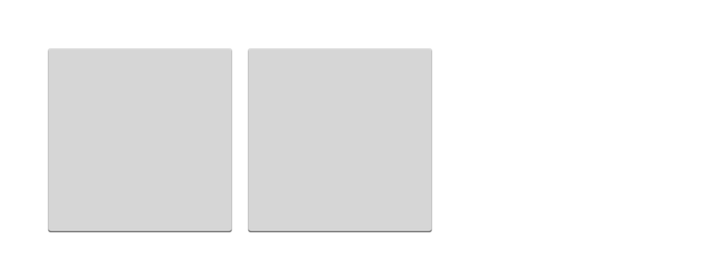
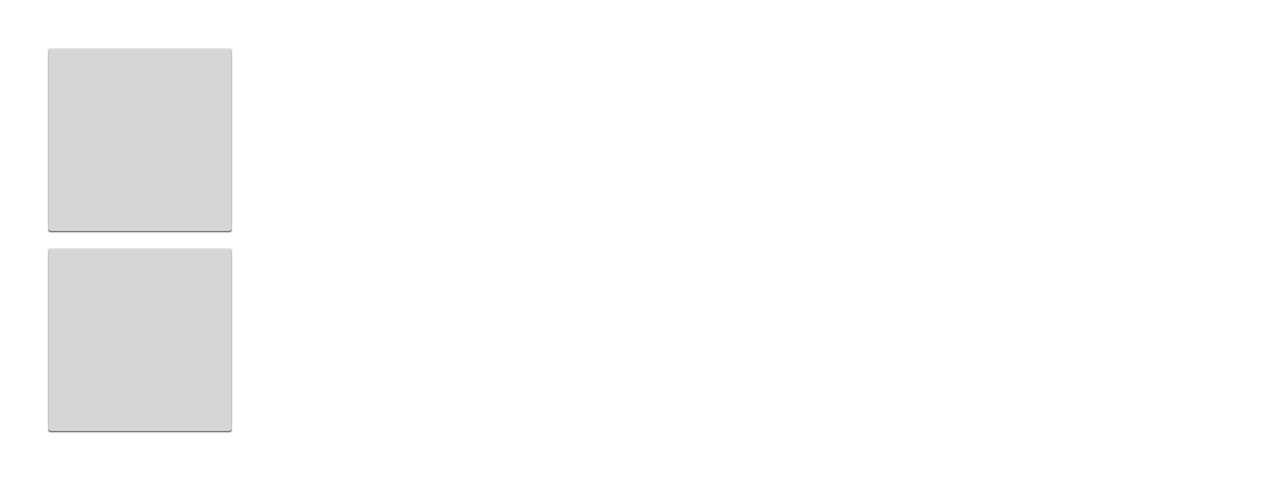

One screen, two layout resources from the same app: the default and the repository's alternative for another configuration. Each is rendered where Android would select it; the XML of both is given below.
<!-- AndroidManifest.xml: application theme AppTheme -->
<!-- res/layout/fragment_control.xml -->
<?xml version="1.0" encoding="utf-8"?>
<LinearLayout
    xmlns:android="http://schemas.android.com/apk/res/android"
    xmlns:tools="http://schemas.android.com/tools"
    android:layout_width="wrap_content"
    android:layout_height="wrap_content"
    android:orientation="horizontal"
    android:padding="@dimen/control_padding"
    tools:context=".GameActivity">
    <ImageButton
        android:id="@+id/button_restart"
        android:layout_width="100dp"
        android:layout_height="100dp"
        android:elevation="@dimen/elevation_low"
        android:src="@drawable/restart"
        android:text="@string/restart_label"
        android:layout_weight="1"
        android:textSize="@dimen/abc_text_size_headline_material"
        android:scaleType="fitCenter"
        android:adjustViewBounds="true" />
    <ImageButton
        android:id="@+id/button_main"
        android:layout_width="100dp"
        android:layout_height="100dp"
        android:elevation="@dimen/elevation_low"
        android:src="@drawable/home"
        android:text="@string/main_menu_label"
        android:layout_weight="1"
        android:textSize="@dimen/abc_text_size_headline_material"
        android:scaleType="fitCenter"
        android:adjustViewBounds="true" />
</LinearLayout>
<!-- resources referenced by this layout -->
<resources>
  <dimen name="control_padding">20dp</dimen>
  <dimen name="elevation_low">4dp</dimen>
  <string name="main_menu_label">Main Menu</string>
  <string name="restart_label">Restart</string>
  <style name="AppTheme" parent="android:Theme.Holo.Light.NoActionBar.Fullscreen">
          
      </style>
</resources>
<!-- res/layout-land/fragment_control.xml (the repository's variant of the layout above) -->
<!-- drawn on the phone turned sideways -->
<?xml version="1.0" encoding="utf-8"?>
<LinearLayout
    xmlns:android="http://schemas.android.com/apk/res/android"
    xmlns:tools="http://schemas.android.com/tools"
    android:layout_width="wrap_content"
    android:layout_height="wrap_content"
    android:orientation="vertical"
    android:padding="@dimen/control_padding"
    tools:context=".GameActivity">
    <ImageButton
        android:id="@+id/button_restart"
        android:layout_width="100dp"
        android:layout_height="100dp"
        android:src="@drawable/restart"
        android:elevation="@dimen/elevation_low"
        android:text="@string/restart_label"
        android:layout_weight="1"
        android:textSize="@dimen/abc_text_size_headline_material"
        android:scaleType="fitCenter" />
    <ImageButton
        android:id="@+id/button_main"
        android:layout_width="100dp"
        android:layout_height="100dp"
        android:src="@drawable/home"
        android:elevation="@dimen/elevation_low"
        android:text="@string/main_menu_label"
        android:layout_weight="1"
        android:textSize="@dimen/abc_text_size_headline_material"
        android:scaleType="fitCenter" />
</LinearLayout>
